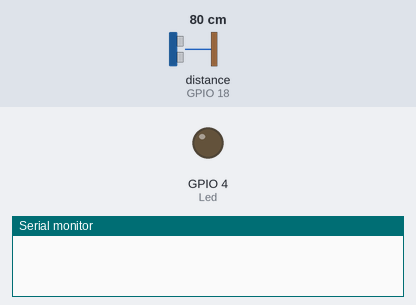
The sketch below on a simulated ESP32. On the bench: output pins drawn as LEDs (lit = HIGH), the last lines printed to the serial monitor. Wiring (inferred from the names in the program): ultrasonic range finder: trigger GPIO 5; echo GPIO 18. Inputs (shaded band) come from the test bench; at power-on: distance to the obstacle (sensor on GPIO 18) 80 cm. The echo pulse lasts 58.3 µs per cm; WiFi joins after 1.5 s; servers stay silent unless stated; no MQTT or app messages arrive unless stated; pins used as bus, display or sensor lines are not drawn.

Above: at 0.0 s.
At 2.6 s:
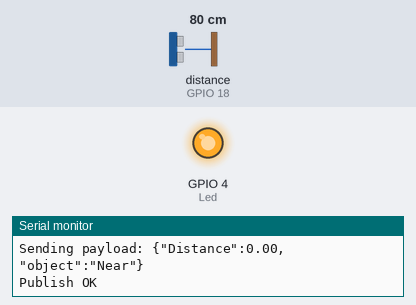
Timing chart, 0 to 4.1 s (numbered marks = the images above):
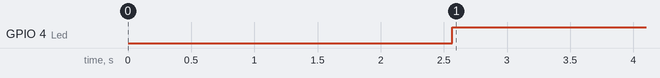

The sketch:

CODE.ino
```cpp
#include <WiFi.h>
#include <PubSubClient.h>

void callback(char* subscribetopic, byte* payload, unsigned int payloadLength);

//--------------IBM Credentials--------------//

#define ORG "5473q1"//IBM ORGANITION ID
#define DEVICE_TYPE "ESP-32"//Device type mentioned in ibm watson IOT Platform
#define DEVICE_ID "1504"//Device ID mentioned in ibm watson IOT Platform
#define TOKEN "15-04-2002"     //Token
String sub_data;
float distance;

//--------------Server Setup--------------//

char server[] = ORG ".messaging.internetofthings.ibmcloud.com";// Server Name
char publishTopic[] = "iot-2/evt/Data/fmt/json";// topic name and type of event perform and format in which data to be send
char subscribetopic[] = "iot-2/cmd/test/fmt/String";// cmd  REPRESENT command type AND COMMAND IS TEST OF FORMAT STRING
char authMethod[] = "use-token-auth";// authentication method
char token[] = TOKEN;
char clientId[] = "d:" ORG ":" DEVICE_TYPE ":" DEVICE_ID;//client id


//--------------Main Code--------------//
WiFiClient wificlient;                                      //Ceating instance for WifiClient
PubSubClient client(server, 1883, callback , wificlient);  //mqtt Client

int Led = 4;
int trig = 5;
int echo = 18;

void setup() {
  Serial.begin(115200);
  pinMode(trig, OUTPUT);
  pinMode(Led, OUTPUT);
  pinMode(echo, OUTPUT);
  delay(10);
  wificonnect();
  mqttconnect();
}

void loop() {
  digitalWrite(trig, LOW);
  digitalWrite(trig, HIGH);
  delayMicroseconds(10);
  digitalWrite(trig, LOW);
  float duration = pulseIn(echo, HIGH);
  float distance = (duration * 0.0343) / 2;
  Serial.print("Distance in Cm = ");
  Serial.println(distance);

  Publish_Data(distance);
  delay(1000);
  if (!client.loop()) {
    mqttconnect();
  }
}

void Publish_Data(float dist) {
  mqttconnect();  //Connect to Server

  /* Creating the String in JSON format to send to the Cloud
        according to the diatance from the Ultrasonic Sensor*/
  String object;
  if (dist < 100) {
    digitalWrite(Led, HIGH);
    Serial.println("Object is Near");
    object = "Near";
  }

  else {
    digitalWrite(Led, LOW);
    Serial.println("No Object Found");
    object = "No Object";
  }

  String payload = "{\"Distance\":";
  payload += dist;
  payload += "," "\"object\":\"";
  payload += object;
  payload += "\"}";

  Serial.print("Sending payload: ");
  Serial.println(payload);

  //Publish payload Message

  if (client.publish(publishTopic , (char*) payload.c_str())) {
    Serial.println("Publish OK");
  } else {
    Serial.println("Publish Failed");
  }
  Serial.println("");
}

//--------------User Fuctions--------------//

//Connect to Mqtt

void mqttconnect() {
  if (!client.connected()) {
    Serial.print("Reconnecting client to ");
    Serial.println(server);
    while (!!!client.connect(clientId, authMethod, token)) {
      Serial.print(".");
      delay(500);
    }

     //initManagedDevice();
     Serial.println();
  }
}
void wificonnect() //function defination for wificonnect
{
  Serial.println();
  Serial.print("Connecting to ");

  WiFi.begin("Wokwi-GUEST", "", 6);//passing the wifi credentials to establish the connection
  while (WiFi.status() != WL_CONNECTED) {
    delay(500);
    Serial.print(".");
  }
  Serial.println("");
  Serial.println("WiFi connected");
  Serial.println("IP address: ");
  Serial.println(WiFi.localIP());
}

void initManagedDevice() {
  if (client.subscribe(subscribetopic)) {
    Serial.println((subscribetopic));
    Serial.println("subscribe to cmd OK");
  } else {
    Serial.println("subscribe to cmd FAILED");
  }
}

void callback(char* subscribetopic, byte* payload, unsigned int payloadLength)
{

  Serial.print("Callback invoked for topic: ");
  Serial.println(subscribetopic);
  for (int i = 0; i < payloadLength; i++) {
    //Serial.print((char)payload[i]);
    sub_data += (char)payload[i];
  }
  Serial.println("data: "+ sub_data);
sub_data="";
}
```

Measured:
- by itself, GPIO 4 (Led): LOW → HIGH at 2.6 s
